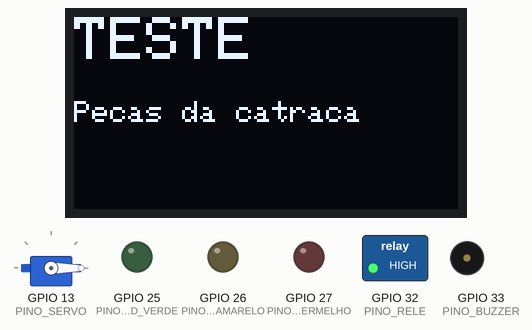
Simulated run of this sketch. Board: ESP32. Parts: servo, 128×64 one-colour display, switched loads named in the sketch (green lamp = pin HIGH), output pins drawn as LEDs (lit = HIGH), buzzer (waves = sounding, pin HIGH). What the sketch prints to the serial monitor is not drawn.

Above: at 0.6 s.
At 2.1 s:
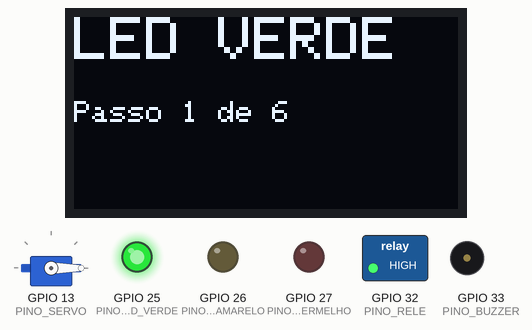
At 3.2 s:
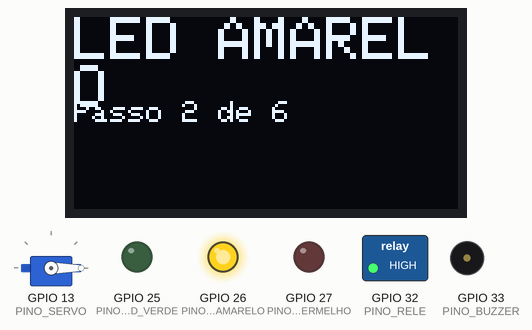
At 4.2 s:
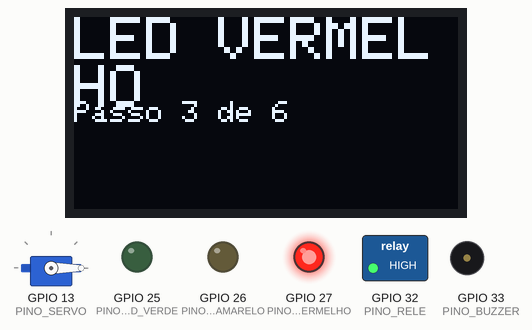
At 5.7 s:
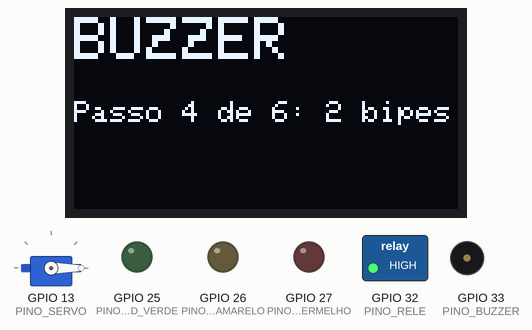
At 9.4 s:
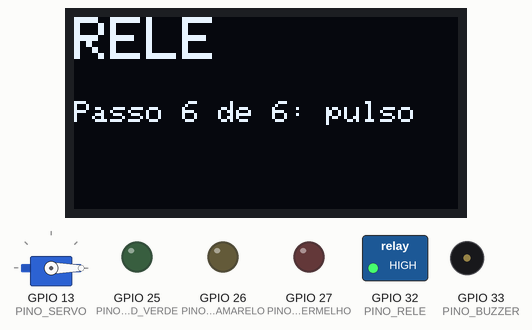
Timing chart, 0 to 40.0 s (numbered marks = the images above):
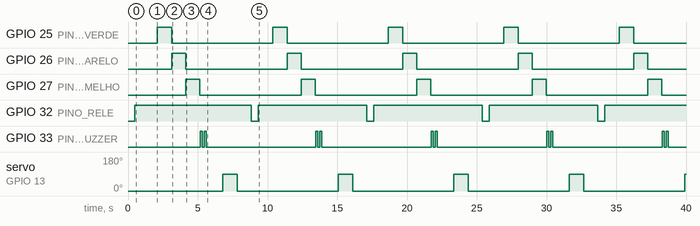

The sketch:

teste_pecas.ino
```cpp
// ============================================================
// TESTE DE TODAS AS PEÇAS DA CATRACA (sem Wi-Fi, sem o programa)
// ============================================================
//
// Grave este sketch ANTES do firmware completo, só para conferir se
// as peças estão ligadas certo. Ele repete sem parar, um passo de
// cada vez, e escreve o passo na tela OLED e no Monitor Serial
// (115200 baud):
//
//   1) LED verde aceso
//   2) LED amarelo aceso
//   3) LED vermelho aceso
//   4) Buzzer: dois bipes
//   5) Cancela (servo) abre e fecha
//   6) Relé: um pulso (você ouve o "clique")
//
// Peça que não estiver ligada não atrapalha: o teste segue com as
// outras. Na partida ele mostra no Monitor Serial quais dispositivos
// I2C achou (a tela OLED costuma ser 0x3C ou 0x3D).
//
// Bibliotecas necessárias: ESP32Servo, Adafruit SSD1306, Adafruit GFX.
// ============================================================

#include <Wire.h>
#include <ESP32Servo.h>
#include <Adafruit_GFX.h>
#include <Adafruit_SSD1306.h>


// ============================================================
// PINOS E AJUSTES
// ============================================================
//
// Os mesmos pinos do firmware completo (config_exemplo.h). Se você
// ligou em outros pinos, troque aqui E no config.h depois.
// ============================================================

#define PINO_SERVO         13
#define PINO_LED_VERDE     25
#define PINO_LED_AMARELO   26
#define PINO_LED_VERMELHO  27
#define PINO_BUZZER        33
#define PINO_RELE          32

// A tela usa o I2C padrão do ESP32: SDA no pino 21, SCL no 22.
// O endereço é procurado sozinho entre estes dois.
#define OLED_ENDERECO_A    0x3C
#define OLED_ENDERECO_B    0x3D

#define ANGULO_FECHADA     0
#define ANGULO_ABERTA      90

// Muitos módulos relé ligam com o pino em nível BAIXO (LOW).
// Mesmo ajuste do config.h da catraca.
#define RELE_LIGA_EM_NIVEL_BAIXO  true

// Quanto tempo cada passo do teste dura
#define TEMPO_PASSO_MS     1000

// Bipe: duração de cada apito e da pausa entre eles
#define TEMPO_BIPE_MS      150

// Duração do pulso no relé
#define TEMPO_PULSO_RELE_MS 500


Servo cancela;

Adafruit_SSD1306 tela(128, 64, &Wire, -1);
bool telaFunciona = false;


// ============================================================
// FUNÇÕES AUXILIARES
// ============================================================

// Escreve na tela (duas linhas: título grande e detalhe pequeno)
void mostrarNaTela(const char* titulo, const char* detalhe) {

  if (!telaFunciona) return;

  tela.clearDisplay();
  tela.setTextColor(SSD1306_WHITE);

  tela.setTextSize(2);
  tela.setCursor(0, 0);
  tela.println(titulo);

  tela.setTextSize(1);
  tela.setCursor(0, 28);
  tela.println(detalhe);

  tela.display();
}

// Acende só um LED (ou nenhum, com pino -1)
void acenderSo(int pino) {

  digitalWrite(PINO_LED_VERDE, pino == PINO_LED_VERDE ? HIGH : LOW);
  digitalWrite(PINO_LED_AMARELO, pino == PINO_LED_AMARELO ? HIGH : LOW);
  digitalWrite(PINO_LED_VERMELHO, pino == PINO_LED_VERMELHO ? HIGH : LOW);
}

void ligarRele(bool ligar) {

  bool nivel = RELE_LIGA_EM_NIVEL_BAIXO ? !ligar : ligar;

  digitalWrite(PINO_RELE, nivel ? HIGH : LOW);
}

// Faz um passo do teste: escreve na tela e no Monitor Serial
void anunciar(const char* titulo, const char* detalhe) {

  Serial.print(titulo);
  Serial.print(" - ");
  Serial.println(detalhe);

  mostrarNaTela(titulo, detalhe);
}

// Procura dispositivos I2C e escreve o endereço de cada um.
// Devolve o endereço da tela, ou 0 se não achou.
uint8_t procurarTela() {

  uint8_t encontrada = 0;
  int total = 0;

  for (uint8_t endereco = 1; endereco < 127; endereco++) {

    Wire.beginTransmission(endereco);

    if (Wire.endTransmission() == 0) {

      Serial.printf("I2C: dispositivo em 0x%02X\n", endereco);
      total++;

      if (endereco == OLED_ENDERECO_A || endereco == OLED_ENDERECO_B) {
        encontrada = endereco;
      }
    }
  }

  if (total == 0) {
    Serial.println("I2C: nenhum dispositivo. Confira SDA (21), SCL (22), VCC e GND da tela.");
  }

  return encontrada;
}


// ============================================================
// SETUP E LOOP
// ============================================================

void setup() {

  Serial.begin(115200);
  delay(500);

  Serial.println();
  Serial.println("=== Teste de todas as pecas da catraca ===");

  pinMode(PINO_LED_VERDE, OUTPUT);
  pinMode(PINO_LED_AMARELO, OUTPUT);
  pinMode(PINO_LED_VERMELHO, OUTPUT);
  pinMode(PINO_BUZZER, OUTPUT);
  pinMode(PINO_RELE, OUTPUT);

  digitalWrite(PINO_BUZZER, LOW);
  ligarRele(false);

  cancela.setPeriodHertz(50);              // servos comuns usam 50 Hz
  cancela.attach(PINO_SERVO, 500, 2400);   // pulso mínimo e máximo do SG90 (microssegundos)
  cancela.write(ANGULO_FECHADA);

  // Tela: procura o endereço e inicia
  Wire.begin();

  uint8_t endereco = procurarTela();

  if (endereco != 0) {

    telaFunciona = tela.begin(SSD1306_SWITCHCAPVCC, endereco);

    Serial.printf("Tela OLED: %s (endereco 0x%02X)\n", telaFunciona ? "OK" : "falhou ao iniciar", endereco);

  } else {
    Serial.println("Tela OLED: nao encontrada (o teste segue sem ela)");
  }

  mostrarNaTela("TESTE", "Pecas da catraca");
  delay(1500);
}

void loop() {

  // Aqui o delay não atrapalha: é só um teste, um passo de cada vez

  anunciar("LED VERDE", "Passo 1 de 6");
  acenderSo(PINO_LED_VERDE);
  delay(TEMPO_PASSO_MS);

  anunciar("LED AMARELO", "Passo 2 de 6");
  acenderSo(PINO_LED_AMARELO);
  delay(TEMPO_PASSO_MS);

  anunciar("LED VERMELHO", "Passo 3 de 6");
  acenderSo(PINO_LED_VERMELHO);
  delay(TEMPO_PASSO_MS);

  acenderSo(-1);

  anunciar("BUZZER", "Passo 4 de 6: 2 bipes");

  for (int i = 0; i < 2; i++) {
    digitalWrite(PINO_BUZZER, HIGH);
    delay(TEMPO_BIPE_MS);
    digitalWrite(PINO_BUZZER, LOW);
    delay(TEMPO_BIPE_MS);
  }

  delay(TEMPO_PASSO_MS);

  anunciar("CANCELA", "Passo 5 de 6: abrindo");
  cancela.write(ANGULO_ABERTA);
  delay(TEMPO_PASSO_MS);

  mostrarNaTela("CANCELA", "Passo 5 de 6: fechando");
  Serial.println("CANCELA - fechando");
  cancela.write(ANGULO_FECHADA);
  delay(TEMPO_PASSO_MS);

  anunciar("RELE", "Passo 6 de 6: pulso");
  ligarRele(true);
  delay(TEMPO_PULSO_RELE_MS);
  ligarRele(false);
  delay(TEMPO_PASSO_MS);
}
```

Measured:
- by itself, GPIO 25 (PINO_LED_VERDE), GPIO 26 (PINO_LED_AMARELO), GPIO 27 (PINO_LED_VERMELHO): alternates HIGH for 1.0 s and LOW for 7.3 s
- by itself, GPIO 32 (PINO_RELE): alternates HIGH for 7.8 s and LOW for 0.50 s
- by itself, GPIO 33 (PINO_BUZZER): repeats every 8.3 s: LOW 0.15 s, HIGH 0.15 s, LOW 7.8 s, HIGH 0.15 s
- by itself, servo on GPIO 13 (PINO_SERVO): alternates 90° for 1.0 s and 0° for 7.3 s
- what the display in image 0 shows lasts 1.5 s, from 0.6 s to 2.1 s
- what the display in image 1 shows lasts 1.0 s, from 2.1 s to 3.1 s
- what the display in image 4 shows lasts 1.6 s, from 5.2 s to 6.8 s
